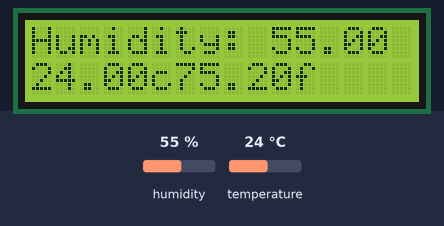
Recording of a sketch running on a simulated Arduino Uno, built with avr-gcc and run on an emulated ATmega328P. On the bench: 16×2 character LCD. Inputs (shaded band) come from the test bench; at power-on: humidity 55 %, temperature 24 °C.

Above: at 2.6 s.
2.7 s: humidity set to 22 %
At 4.6 s:
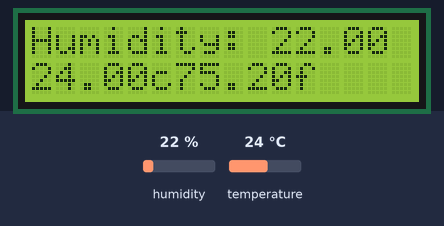
5.7 s: temperature set to 12 °C
At 7.2 s:
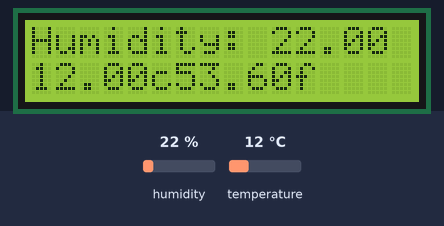
8.7 s: humidity set to 40 %
At 11.1 s:
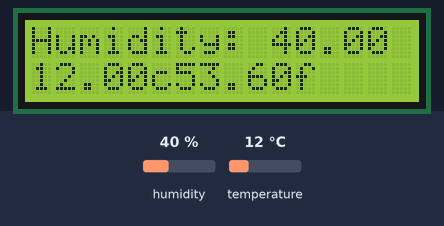
11.7 s: temperature set to 19 °C
At 13.7 s:
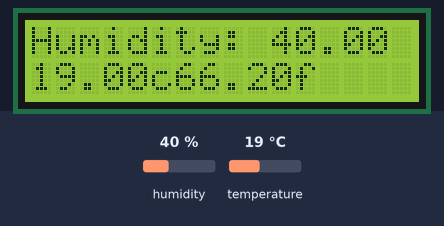
Timing chart, 0 to 15.2 s (numbered marks = the images above; inputs shaded):
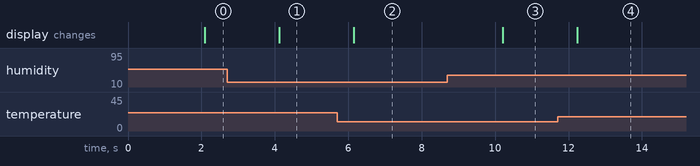

The sketch:

Latihan21.ino
```cpp
#include "Adafruit_Sensor.h"
#include "DHT.h"
#include <LiquidCrystal.h>

#define DHTPIN 9

#define DHTTYPE DHT11   // DHT 11

DHT dht = DHT(DHTPIN, DHTTYPE);

const int rs = 12, en = 11, d4 = 5, d5 = 4, d6 = 3, d7 = 2;
LiquidCrystal lcd(rs, en, d4, d5, d6, d7);

void setup() {
  lcd.begin(16, 2);
  dht.begin();
}

void loop() {
  delay(2000);
  float h = dht.readHumidity();
  float t = dht.readTemperature();
  float f = dht.readTemperature(true);

  if (isnan(h) || isnan(t) || isnan(f)) {
    lcd.println("Failed to read from DHT sensor!");
    return;
  }

  float hif = dht.computeHeatIndex(f, h);
  float hic = dht.computeHeatIndex(t, h, false);

  lcd.setCursor(0, 0);
  lcd.print("Humidity: ");
  lcd.print(h);
  lcd.print(" % ");
  lcd.setCursor(0, 1);
  lcd.print(t);
  lcd.print("c");
  lcd.print(f);
  lcd.print("f");
//  lcd.print(hic);
//  lcd.print(hif);
}
```

Measured:
- after the input at 2.7 s, the display: changes after 1.4 s (image 1)
- after the input at 5.7 s, the display: changes after 0.45 s (image 2)
- after the input at 8.7 s, the display: changes after 1.5 s (image 3)
- after the input at 11.7 s, the display: changes after 0.53 s (image 4)
